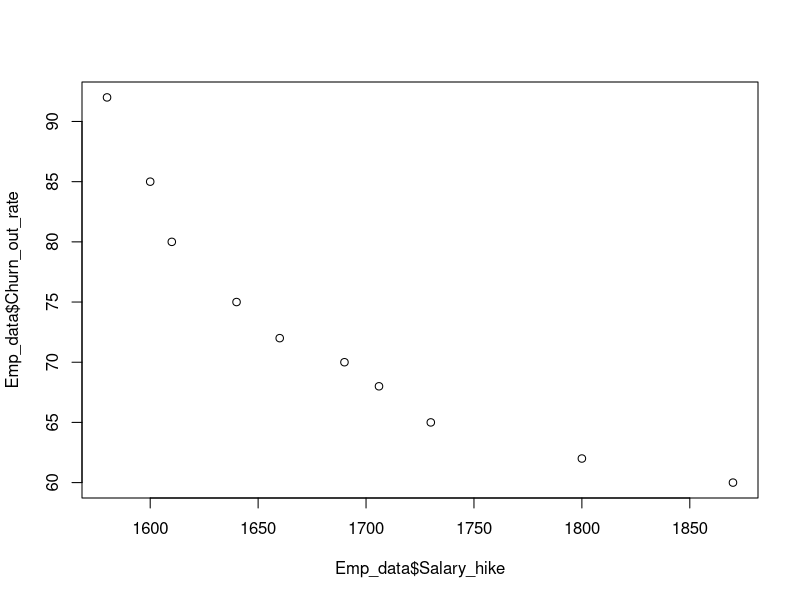
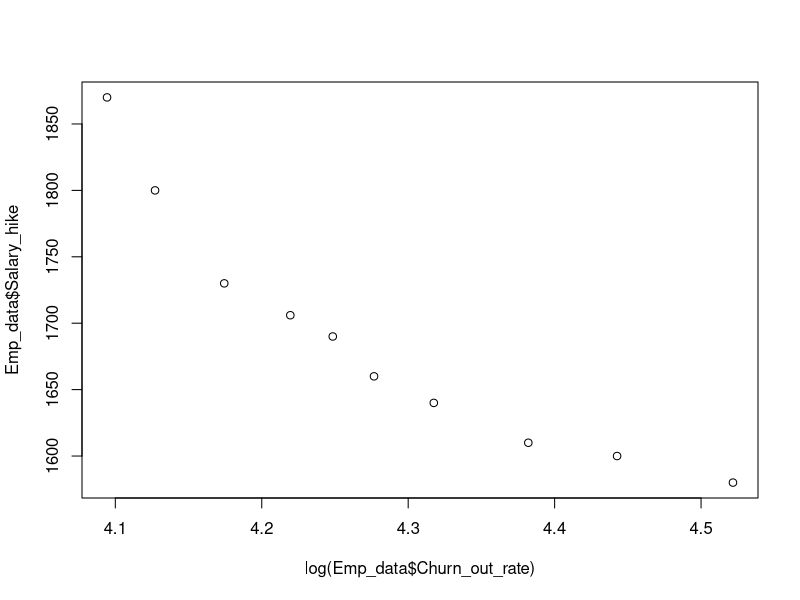
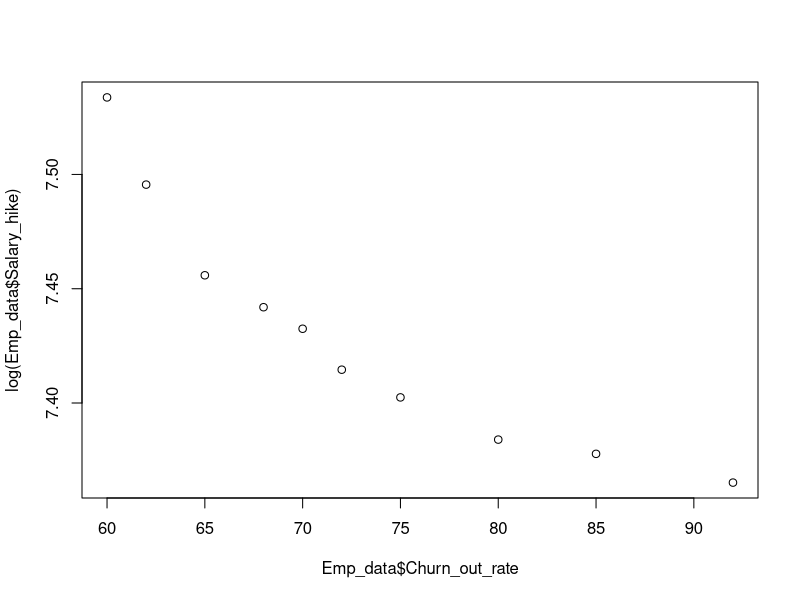

The R script that drew these images, in order:
install.packages("readr")
library(readr)
setwd("C://Users//Lenovo//Desktop//ExcelR//Assignments//Simple Linear Regression")
getwd()

Emp_data<-read.csv("emp_data.csv")

View(Emp_data)

#Exploratory Data Analysis

summary(Emp_data)

#Scatter plot

plot(Emp_data$Salary_hike,Emp_data$Churn_out_rate)

attach(Emp_data)

sum(is.na(Emp_data))

#Correlation Coefficient (r)
cor(Emp_data$Salary_hike,Emp_data$Churn_out_rate)

# Simple Linear Regression model
reg <- lm(Emp_data$Salary_hike ~ Emp_data$Churn_out_rate) # lm(Y ~ X)

summary(reg)

pred <- predict(reg)

reg$residuals
sum(reg$residuals)
mean(reg$residuals)
sqrt(sum(reg$residuals^2)/nrow(Emp_data))  #RMSE
sqrt(mean(reg$residuals^2))
confint(reg,level=0.95)
predict(reg,interval="predict")

# Logrithamic Model

# x = log(Emp_data$Churn_out_rate); y = Emp_data$Salary_hike

plot(log(Emp_data$Churn_out_rate), Emp_data$Salary_hike)
cor(log(Emp_data$Churn_out_rate), Emp_data$Salary_hike)

reg_log <- lm(Emp_data$Salary_hike ~ log(Emp_data$Churn_out_rate))   # lm(Y ~ X)

summary(reg_log)

predict(reg_log)

reg_log$residuals
sqrt(sum(reg_log$residuals^2)/nrow(Emp_data))  #RMSE

confint(reg_log,level=0.95)
predict(reg_log,interval="confidence")

######################

# Exponential Model

# x = Emp_data$Churn_out_rate and y = log(Emp_data$Salary_hike)

plot(Emp_data$Churn_out_rate, log(Emp_data$Salary_hike))

cor(Emp_data$Churn_out_rate, log(Emp_data$Salary_hike))

reg_exp <- lm(log(Emp_data$Salary_hike) ~ Emp_data$Churn_out_rate)  #lm(log(Y) ~ X)

summary(reg_exp)

reg_exp$residuals

sqrt(mean(reg_exp$residuals^2))

logsalaryhike <- predict(reg_exp)
salaryhike <- exp(logsalaryhike)

error = Emp_data$Salary_hike - salaryhike
error

sqrt(sum(error^2)/nrow(Emp_data))  #RMSE

confint(reg_exp,level=0.95)
predict(reg_exp,interval="confidence")